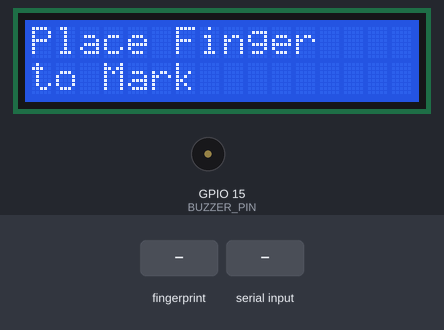
Simulated run of this sketch. Board: ESP32. Parts: 16×2 character LCD, buzzer (waves = sounding, pin HIGH). The inputs (shaded band) are chosen by the test bench. WiFi joins after 1.5 s; servers stay silent unless stated; uploads are accepted with an empty reply; EEPROM starts erased; what the sketch prints to the serial monitor is not drawn.

Above: at 6.4 s.
6.5 s: finger stored as number 1 placed on the sensor
At 7.3 s:
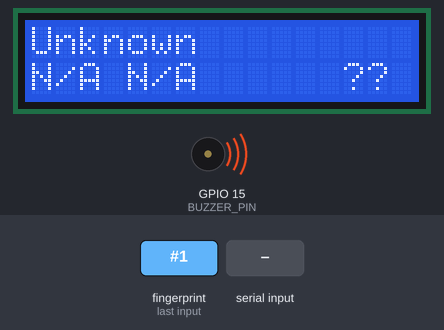
9.5 s: "R90\n" received over Serial
At 12.2 s:
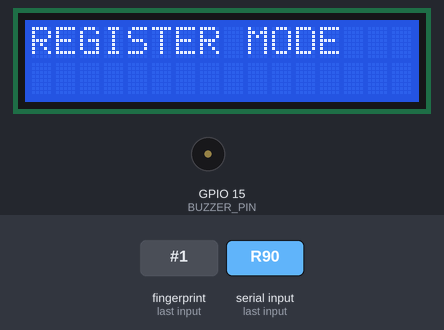
12.5 s: "Entry\n" received over Serial
At 14.0 s:
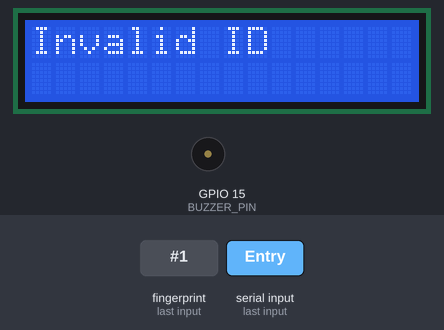
15.5 s: "R|45\n" received over Serial
At 15.9 s:
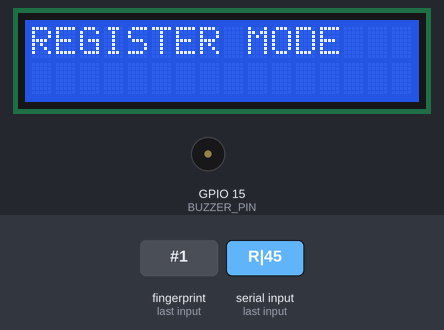
17.1 s: "90|45\n" received over Serial
At 18.0 s:
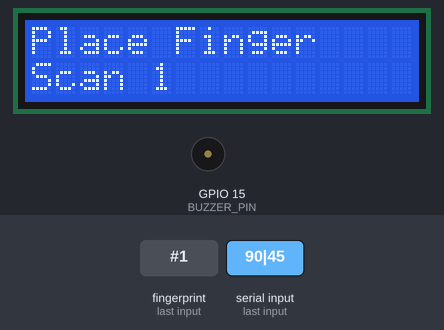
18.6 s: finger stored as number 1 placed on the sensor
At 19.22 s:
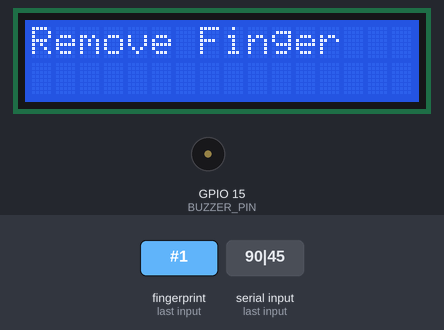
Timing chart, 0 to 33.1 s (numbered marks = the images above; inputs shaded):
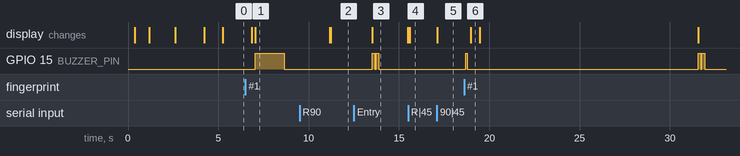

The sketch:

Fingerprint_Code.ino
```cpp
#include <Adafruit_Fingerprint.h>
#include <LiquidCrystal_I2C.h>
#include <Preferences.h>
#include <WiFi.h>
#include <HTTPClient.h>

// ── WiFi & Google Sheets ────────────────────────────────────────────────────
const char* ssid     = "?";           // ← Replace
const char* password = "bruh1234";       // ← Replace

// Paste your deployed Google Apps Script Web app URL here
const char* GOOGLE_SCRIPT_URL = "https://script.google.com/macros/s/script_thing";

// ── HARDWARE ────────────────────────────────────────────────────────────────
const int BUZZER_PIN = 15;
LiquidCrystal_I2C lcd(0x27, 16, 2);
Adafruit_Fingerprint finger = Adafruit_Fingerprint(&Serial2);
Preferences prefs;

#define FINGER_TIMEOUT_MS 12000  // Max wait per scan attempt

// ── SETUP ───────────────────────────────────────────────────────────────────
void setup() {
  Serial.begin(115200);
  delay(300);
  Serial.println("\n=== FINGERPRINT ATTENDANCE SYSTEM - GOOGLE SHEETS ===\n");

  Serial2.begin(57600, SERIAL_8N1, 16, 17);  // RX=16, TX=17 (adjust if needed)

  pinMode(BUZZER_PIN, OUTPUT);

  lcd.init();
  lcd.backlight();
  lcd.clear();
  lcd.print("Starting...");
  delay(800);

  if (finger.verifyPassword()) {
    lcd.clear();
    lcd.print("Sensor OK");
    delay(1000);
    Serial.println("Fingerprint sensor OK");
    Serial.println("Commands: r = register, d = delete, l = list");
  } else {
    lcd.clear();
    lcd.print("Sensor FAIL!");
    Serial.println("Fingerprint sensor not found!");
    while (true) delay(1000);
  }

  prefs.begin("students", false);
  delay(400);

  connectToWiFi();

  showIdle();
}

// ── LOOP ────────────────────────────────────────────────────────────────────
void loop() {
  // Reconnect WiFi if needed
  static unsigned long lastWiFiCheck = 0;
  if (millis() - lastWiFiCheck > 30000) {
    lastWiFiCheck = millis();
    if (WiFi.status() != WL_CONNECTED) connectToWiFi();
  }

  // Serial commands
  if (Serial.available()) {
    char cmd = toupper(Serial.read());
    while (Serial.available()) Serial.read(); // flush buffer

    if (cmd == 'R') registerFinger();
    if (cmd == 'D') deleteRecord();
    if (cmd == 'L') listRecords();
  }

  // Scan fingerprint
  int id = getFingerprintID();
  if (id == -2) {
    Serial.println("→ Unknown finger");
    lcd.clear();
    lcd.print("Access Denied");
    errorBeep();
    delay(1500);
    showIdle();
  } else if (id > 0) {
    displayAttendance(id);
    correctBeep();
    delay(2500);
    showIdle();
  }

  delay(50);
}

// ── WiFi ────────────────────────────────────────────────────────────────────
void connectToWiFi() {
  Serial.print("Connecting WiFi...");
  lcd.clear(); lcd.print("WiFi Connecting");
  WiFi.begin(ssid, password);

  unsigned long start = millis();
  while (WiFi.status() != WL_CONNECTED && millis() - start < 15000) {
    delay(400);
    Serial.print(".");
  }

  if (WiFi.status() == WL_CONNECTED) {
    Serial.println("\nConnected → IP: " + WiFi.localIP().toString());
    lcd.clear(); lcd.print("WiFi Connected");
    delay(1000);
  } else {
    Serial.println("\nWiFi failed");
    lcd.clear(); lcd.print("WiFi Failed");
    delay(2000);
  }
}

// ── Buzzer tones ────────────────────────────────────────────────────────────
void stepBeep()   { digitalWrite(BUZZER_PIN, HIGH); delay(80);  digitalWrite(BUZZER_PIN, LOW); }
void errorBeep()  { for(int i=0; i<2; i++) { digitalWrite(BUZZER_PIN,HIGH); delay(140); digitalWrite(BUZZER_PIN,LOW); delay(80); } }
void correctBeep(){ digitalWrite(BUZZER_PIN, HIGH); delay(1600); digitalWrite(BUZZER_PIN, LOW); }

// ── Fingerprint helpers ─────────────────────────────────────────────────────
int waitForImageAndConvert(int bufferID) {
  uint8_t p = 255;
  unsigned long tstart = millis();

  lcd.clear(); lcd.print("Place Finger");
  lcd.setCursor(0,1); lcd.print("Scan "); lcd.print(bufferID);
  Serial.printf("→ Scan %d: Place finger...\n", bufferID);

  while (true) {
    p = finger.getImage();
    if (p == FINGERPRINT_OK) break;
    if (p == FINGERPRINT_NOFINGER) {} // continue waiting
    else {
      Serial.printf("getImage error: 0x%02X\n", p);
      return p;
    }
    if (millis() - tstart > FINGER_TIMEOUT_MS) {
      Serial.println("Timeout");
      lcd.clear(); lcd.print("Timeout");
      errorBeep();
      return -1;
    }
    delay(40);
  }

  stepBeep();
  Serial.println("Image captured → converting...");
  p = finger.image2Tz(bufferID);

  if (p != FINGERPRINT_OK) {
    Serial.printf("image2Tz failed: 0x%02X\n", p);
    lcd.clear(); lcd.print("Bad Image");
    errorBeep();
    return p;
  }

  Serial.println("→ Remove finger now");
  lcd.clear(); lcd.print("Remove Finger");
  tstart = millis();

  while (true) {
    p = finger.getImage();
    if (p == FINGERPRINT_NOFINGER) break;
    if (millis() - tstart > 8000) {
      Serial.println("Removal timeout");
      errorBeep();
      return -1;
    }
    delay(40);
  }

  delay(400);
  return FINGERPRINT_OK;
}

// ── Register new fingerprint ────────────────────────────────────────────────
void registerFinger() {
  int id = 0;
  String name, branch, roll;

  lcd.clear(); lcd.print("REGISTER MODE");
  delay(1000);
  Serial.println("\n=== REGISTER NEW FINGERPRINT ===");

  Serial.print("Enter ID (1-127): ");
  while (!Serial.available()) delay(10);
  id = Serial.parseInt();
  while (Serial.available()) Serial.read();

  if (id < 1 || id > 127) {
    Serial.println("Invalid ID");
    lcd.clear(); lcd.print("Invalid ID");
    errorBeep();
    delay(1500);
    showIdle();
    return;
  }

  Serial.printf("Enrolling ID #%d (2 scans)\n", id);

  if (waitForImageAndConvert(1) != FINGERPRINT_OK) return;
  if (waitForImageAndConvert(2) != FINGERPRINT_OK) return;

  lcd.clear(); lcd.print("Processing...");
  Serial.print("Creating model... ");
  uint8_t p = finger.createModel();

  if (p != FINGERPRINT_OK) {
    Serial.printf("createModel failed: 0x%02X\n", p);
    lcd.clear(); lcd.print("Mismatch/Error");
    errorBeep();
    delay(2000);
    showIdle();
    return;
  }
  Serial.println("OK");

  Serial.printf("Storing model #%d... ", id);
  p = finger.storeModel(id);
  if (p != FINGERPRINT_OK) {
    Serial.printf("storeModel failed: 0x%02X\n", p);
    lcd.clear(); lcd.print("Store Error");
    errorBeep();
    delay(2000);
    showIdle();
    return;
  }
  Serial.println("OK");
  stepBeep();

  lcd.clear(); lcd.print("ID:"); lcd.print(id);
  lcd.setCursor(0,1); lcd.print("Enter details");

  Serial.print("Name   : "); while(!Serial.available()) delay(10);
  name = Serial.readStringUntil('\n'); name.trim();

  Serial.print("Branch : "); while(!Serial.available()) delay(10);
  branch = Serial.readStringUntil('\n'); branch.trim();

  Serial.print("Roll   : "); while(!Serial.available()) delay(10);
  roll = Serial.readStringUntil('\n'); roll.trim();

  String key = "s" + String(id);
  String data = name + "|" + branch + "|" + roll;
  prefs.putString(key.c_str(), data);

  Serial.println("Saved: " + data);
  lcd.clear(); lcd.print("Registered OK");
  lcd.setCursor(0,1); lcd.print(name.substring(0,10));
  correctBeep();
  delay(2200);
  showIdle();
}

// ── Attendance + Google Sheets ──────────────────────────────────────────────
void displayAttendance(int id) {
  String key = "s" + String(id);
  String data = prefs.getString(key.c_str(), "Unknown|N/A|N/A");

  int p1 = data.indexOf('|');
  int p2 = data.indexOf('|', p1 + 1);
  String name   = data.substring(0, p1);
  String branch = data.substring(p1 + 1, p2);
  String roll   = data.substring(p2 + 1);

  Serial.printf("Attendance → ID %d | %s | %s | %s\n", id, name.c_str(), roll.c_str(), branch.c_str());

  lcd.clear();
  lcd.print(name.substring(0,16));
  lcd.setCursor(0,1);
  lcd.print(roll + " " + branch.substring(0,8));

  if (WiFi.status() == WL_CONNECTED) {
    HTTPClient http;
    String url = String(GOOGLE_SCRIPT_URL) + "?";
    url += "id="     + String(id);
    url += "&name="  + urlEncode(name);
    url += "&roll="  + urlEncode(roll);
    url += "&branch="+ urlEncode(branch);

    Serial.println("→ Sending to Sheets: " + url);

    http.begin(url);
    int httpCode = http.GET();

    if (httpCode > 0) {
      String payload = http.getString();
      Serial.println("Response: " + payload);

      if (payload.indexOf("Entry") >= 0) {
        lcd.setCursor(13, 1); lcd.print("IN ");
      } else if (payload.indexOf("Exit") >= 0) {
        lcd.setCursor(13, 1); lcd.print("OUT");
      } else {
        lcd.setCursor(13, 1); lcd.print("??");
      }
    } else {
      Serial.printf("HTTP failed, code: %d\n", httpCode);
      lcd.setCursor(13, 1); lcd.print("ERR");
    }
    http.end();
  } else {
    Serial.println("No WiFi - skipping upload");
  }
}

// ── Core fingerprint search ─────────────────────────────────────────────────
int getFingerprintID() {
  uint8_t p = finger.getImage();
  if (p != FINGERPRINT_OK) return -1;

  p = finger.image2Tz();
  if (p != FINGERPRINT_OK) return -1;

  p = finger.fingerFastSearch();
  if (p == FINGERPRINT_OK && finger.confidence > 45) {
    return finger.fingerID;
  }
  return -2;
}

// ── Utility functions ───────────────────────────────────────────────────────
void listRecords() {
  Serial.println("\n=== Stored Students ===");
  bool found = false;
  for (int i = 1; i <= 127; i++) {
    String key = "s" + String(i);
    if (prefs.isKey(key.c_str())) {
      found = true;
      Serial.printf("ID %3d → %s\n", i, prefs.getString(key.c_str()).c_str());
    }
  }
  if (!found) Serial.println("No records.");
}

void deleteRecord() {
  Serial.print("Delete ID: ");
  while (!Serial.available()) delay(10);
  int id = Serial.parseInt();
  while (Serial.available()) Serial.read();

  if (id < 1 || id > 127) {
    Serial.println("Invalid ID");
    return;
  }

  uint8_t p = finger.deleteModel(id);
  if (p == FINGERPRINT_OK) {
    prefs.remove(("s" + String(id)).c_str());
    Serial.printf("ID %d deleted.\n", id);
  } else {
    Serial.printf("Delete failed: 0x%02X\n", p);
  }
}

void showIdle() {
  lcd.clear();
  lcd.print("Place Finger");
  lcd.setCursor(0,1);
  lcd.print("to Mark");
}

String urlEncode(String str) {
  String encoded = "";
  for (unsigned int i = 0; i < str.length(); i++) {
    char c = str[i];
    if (isalnum(c) || c == '-' || c == '_' || c == '.' || c == '~') {
      encoded += c;
    } else {
      char buf[4];
      sprintf(buf, "%%%02X", (unsigned char)c);
      encoded += buf;
    }
  }
  return encoded;
}
```

Measured:
- after the input at 6.5 s, GPIO 15 (BUZZER_PIN): LOW → HIGH after 0.54 s, → LOW 1.6 s later; the display: first changes after 0.34 s (image 1 shows a later state)
- after the input at 9.5 s, the display: first differs from a run without the input after 1.7 s (image 2)
- after the input at 12.5 s, GPIO 15 (BUZZER_PIN): alternates HIGH for 0.14 s and LOW for 0.08 s, 4 changes in all, then stays LOW, starting after 1.0 s; the display: changes after 1.0 s (image 3)
- after the input at 15.5 s, the display: changes after 0.10 s (image 4)
- after the input at 17.1 s, the display: changes at once (image 5)
- after the input at 18.6 s, the display: changes after 0.38 s (image 6)
- what the display in image 3 shows lasts 2.0 s, from 13.5 s to 15.5 s
